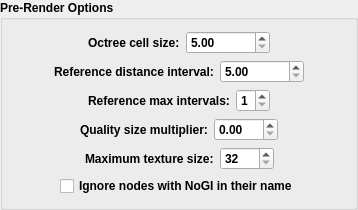
         <widget class="QGroupBox" name="gb_pre_render">
          <property name="font">
           <font>
            <weight>75</weight>
            <italic>false</italic>
            <bold>true</bold>
           </font>
          </property>
          <property name="title">
           <string>Pre-Render Options</string>
          </property>
          <layout class="QVBoxLayout" name="verticalLayout_7">
           <item>
            <layout class="QHBoxLayout" name="horizontalLayout">
             <item>
              <spacer name="horizontalSpacer_3">
               <property name="orientation">
                <enum>Qt::Horizontal</enum>
               </property>
               <property name="sizeHint" stdset="0">
                <size>
                 <width>40</width>
                 <height>20</height>
                </size>
               </property>
              </spacer>
             </item>
             <item>
              <widget class="QLabel" name="label_18">
               <property name="text">
                <string>Octree cell size:</string>
               </property>
              </widget>
             </item>
             <item>
              <widget class="QDoubleSpinBox" name="dsb_octree_cell_size">
               <property name="toolTip">
                <string>&lt;html&gt;&lt;head/&gt;&lt;body&gt;&lt;p align=&quot;center&quot;&gt;&lt;span style=&quot; font-weight:600; text-decoration: underline;&quot;&gt;Octree cell size&lt;/span&gt;&lt;/p&gt;&lt;p&gt;The minimum cell size the algorithm's octree will use to detect when to create a GI Group. The algorithm works in &amp;quot;cells&amp;quot; around the world of certain dimensions to detect how to distribute the higher quality levels and generate the lower quality ones. The cell size determines how small the groups can normally be. Notice however this size will get scaled up by a certain amount of intervals if it's far away from the reference path.&lt;/p&gt;&lt;p&gt;In more technical terms, it creates an Octree using the bounding box of the entire stage with the minimum node size being the cell size. Going up the Octree one level determines what groups are under the lower quality level GI Groups.&lt;/p&gt;&lt;p&gt;&lt;span style=&quot; font-weight:600;&quot;&gt;Values around 50 and 100 are pretty good estimates&lt;/span&gt; to get a good group distribution on a stage with the size and density of nodes the game has. The only reason you'd have to modify this is if you want more or less GI Groups being generated in general.&lt;/p&gt;&lt;/body&gt;&lt;/html&gt;</string>
               </property>
               <property name="decimals">
                <number>2</number>
               </property>
               <property name="minimum">
                <double>5.000000000000000</double>
               </property>
               <property name="maximum">
                <double>100000.000000000000000</double>
               </property>
               <property name="singleStep">
                <double>5.000000000000000</double>
               </property>
              </widget>
             </item>
             <item>
              <spacer name="horizontalSpacer_4">
               <property name="orientation">
                <enum>Qt::Horizontal</enum>
               </property>
               <property name="sizeHint" stdset="0">
                <size>
                 <width>40</width>
                 <height>20</height>
                </size>
               </property>
              </spacer>
             </item>
            </layout>
           </item>
           <item>
            <layout class="QHBoxLayout" name="horizontalLayout_11">
             <item>
              <spacer name="horizontalSpacer_14">
               <property name="orientation">
                <enum>Qt::Horizontal</enum>
               </property>
               <property name="sizeHint" stdset="0">
                <size>
                 <width>40</width>
                 <height>20</height>
                </size>
               </property>
              </spacer>
             </item>
             <item>
              <widget class="QLabel" name="label_23">
               <property name="text">
                <string>Reference distance interval:</string>
               </property>
              </widget>
             </item>
             <item>
              <widget class="QDoubleSpinBox" name="dsb_reference_distance_interval">
               <property name="toolTip">
                <string>&lt;html&gt;&lt;head/&gt;&lt;body&gt;&lt;p align=&quot;center&quot;&gt;&lt;span style=&quot; font-weight:600; text-decoration: underline;&quot;&gt;Reference distance interval&lt;/span&gt;&lt;/p&gt;&lt;p&gt;&lt;span style=&quot; font-weight:600;&quot;&gt;Only applicable if you have a reference path.&lt;/span&gt;&lt;/p&gt;&lt;p&gt;The distance of each quality interval from the reference path chosen. To help with resolution / group distribution be more consistent with how far away stuff is from the play area, quality intervals are used as multipliers / scalers of the cell size and the texture resolution. Whenever a node is a certain amount of intervals away from the reference path, its minimum cell size will be increased and the chosen texture size will be decreased based on the quality interval.&lt;/p&gt;&lt;p&gt;The closest distance of the terrain node that is being processed to the path is divided by this distance interval, and the resulting quality interval is calculated from that plus 1. e.g. if the interval is 100, and the node is 150 meters away from the path, the resulting quality interval is 1.5, truncated to 1 and plus 1 equals 2. Therefore, the texture resolution is downscaled by half, and the group size is doubled.&lt;/p&gt;&lt;p&gt;This value is a way to ensure the nodes closest to your reference path are given higher priority and better texture resolution than the ones far away. Increasing and decreasing it will increase or decrease the priority radius around the path.&lt;/p&gt;&lt;p&gt;&lt;span style=&quot; font-weight:600;&quot;&gt;Values around 75 and 125 are pretty good estimates in general&lt;/span&gt;.&lt;/p&gt;&lt;/body&gt;&lt;/html&gt;</string>
               </property>
               <property name="decimals">
                <number>2</number>
               </property>
               <property name="minimum">
                <double>5.000000000000000</double>
               </property>
               <property name="maximum">
                <double>100000.000000000000000</double>
               </property>
               <property name="singleStep">
                <double>5.000000000000000</double>
               </property>
              </widget>
             </item>
             <item>
              <spacer name="horizontalSpacer_16">
               <property name="orientation">
                <enum>Qt::Horizontal</enum>
               </property>
               <property name="sizeHint" stdset="0">
                <size>
                 <width>40</width>
                 <height>20</height>
                </size>
               </property>
              </spacer>
             </item>
            </layout>
           </item>
           <item>
            <layout class="QHBoxLayout" name="horizontalLayout_24">
             <item>
              <spacer name="horizontalSpacer_35">
               <property name="orientation">
                <enum>Qt::Horizontal</enum>
               </property>
               <property name="sizeHint" stdset="0">
                <size>
                 <width>40</width>
                 <height>20</height>
                </size>
               </property>
              </spacer>
             </item>
             <item>
              <widget class="QLabel" name="label_24">
               <property name="text">
                <string>Reference max intervals:</string>
               </property>
              </widget>
             </item>
             <item>
              <widget class="QSpinBox" name="sb_reference_max_intervals">
               <property name="toolTip">
                <string>&lt;html&gt;&lt;head/&gt;&lt;body&gt;&lt;p align=&quot;center&quot;&gt;&lt;span style=&quot; font-weight:600; text-decoration: underline;&quot;&gt;Reference max intervals&lt;/span&gt;&lt;/p&gt;&lt;p&gt;&lt;span style=&quot; font-weight:600;&quot;&gt;Only applicable if you have a reference path.&lt;/span&gt;&lt;/p&gt;&lt;p&gt;Controls how many quality intervals are supported. &lt;span style=&quot; font-weight:600;&quot;&gt;You normally don't want this to go beyond 3&lt;/span&gt;, but it might be applicable to stages with a ridiculous amount of far away and huge geometry.&lt;/p&gt;&lt;p&gt;For an explanation of how quality interval works, read the tooltip for &lt;span style=&quot; font-weight:600;&quot;&gt;Reference distance interval&lt;/span&gt;.&lt;/p&gt;&lt;p&gt;Dropping this value down to 1 will disable quality intervals altogether.&lt;/p&gt;&lt;/body&gt;&lt;/html&gt;</string>
               </property>
               <property name="minimum">
                <number>1</number>
               </property>
               <property name="maximum">
                <number>6</number>
               </property>
              </widget>
             </item>
             <item>
              <spacer name="horizontalSpacer_36">
               <property name="orientation">
                <enum>Qt::Horizontal</enum>
               </property>
               <property name="sizeHint" stdset="0">
                <size>
                 <width>40</width>
                 <height>20</height>
                </size>
               </property>
              </spacer>
             </item>
            </layout>
           </item>
           <item>
            <layout class="QHBoxLayout" name="horizontalLayout_6">
             <item>
              <spacer name="horizontalSpacer_9">
               <property name="orientation">
                <enum>Qt::Horizontal</enum>
               </property>
               <property name="sizeHint" stdset="0">
                <size>
                 <width>40</width>
                 <height>20</height>
                </size>
               </property>
              </spacer>
             </item>
             <item>
              <widget class="QLabel" name="label_20">
               <property name="text">
                <string>Quality size multiplier:</string>
               </property>
              </widget>
             </item>
             <item>
              <widget class="QDoubleSpinBox" name="dsb_quality_size_multiplier">
               <property name="toolTip">
                <string>&lt;html&gt;&lt;head/&gt;&lt;body&gt;&lt;p align=&quot;center&quot;&gt;&lt;span style=&quot; font-weight:600; text-decoration: underline;&quot;&gt;Quality size multiplier&lt;/span&gt;&lt;/p&gt;&lt;p&gt;Multiplier that controls the resolution that will be chosen for a node. The radius of the node's bounding sphere will be multiplied by this value, and the next biggest power of two value will be chosen.&lt;/p&gt;&lt;p&gt;Values like&lt;span style=&quot; font-weight:600;&quot;&gt; 4-8s&lt;/span&gt; are normally good if you do not use a reference path and want to try low resolution stuff first, but more advanced and finely tuned stages that use reference paths can go all the way up to the &lt;span style=&quot; font-weight:600;&quot;&gt;15-20s &lt;/span&gt;and push the game to its limits.&lt;/p&gt;&lt;p&gt;A good texture resolution distribution will always be very reliant on how good your terrain node distribution normally is. e.g. not huge merged nodes, but individual objects and parts that make sense and allow for getting good GI quality out of low-ish resolution maps.&lt;/p&gt;&lt;/body&gt;&lt;/html&gt;</string>
               </property>
               <property name="decimals">
                <number>2</number>
               </property>
               <property name="minimum">
                <double>0.000000000000000</double>
               </property>
               <property name="maximum">
                <double>100.000000000000000</double>
               </property>
               <property name="singleStep">
                <double>1.000000000000000</double>
               </property>
              </widget>
             </item>
             <item>
              <spacer name="horizontalSpacer_10">
               <property name="orientation">
                <enum>Qt::Horizontal</enum>
               </property>
               <property name="sizeHint" stdset="0">
                <size>
                 <width>40</width>
                 <height>20</height>
                </size>
               </property>
              </spacer>
             </item>
            </layout>
           </item>
           <item>
            <layout class="QHBoxLayout" name="horizontalLayout_8">
             <item>
              <spacer name="horizontalSpacer_11">
               <property name="orientation">
                <enum>Qt::Horizontal</enum>
               </property>
               <property name="sizeHint" stdset="0">
                <size>
                 <width>40</width>
                 <height>20</height>
                </size>
               </property>
              </spacer>
             </item>
             <item>
              <widget class="QLabel" name="label_21">
               <property name="text">
                <string>Maximum texture size:</string>
               </property>
              </widget>
             </item>
             <item>
              <widget class="QPowTwoSpinbox" name="sb_max_texture_size">
               <property name="toolTip">
                <string>&lt;html&gt;&lt;head/&gt;&lt;body&gt;&lt;p align=&quot;center&quot;&gt;&lt;span style=&quot; font-weight:600; text-decoration: underline;&quot;&gt;Maximum texture size&lt;/span&gt;&lt;/p&gt;&lt;p&gt;The maximum texture size a node can use, both horizontally and vertically. Can only be powers of two.&lt;/p&gt;&lt;p&gt;If you're unsure on what to use, &lt;span style=&quot; font-weight:600;&quot;&gt;1024 is normally a good value to try first&lt;/span&gt;.&lt;/p&gt;&lt;/body&gt;&lt;/html&gt;</string>
               </property>
               <property name="minimum">
                <number>32</number>
               </property>
               <property name="maximum">
                <number>8192</number>
               </property>
              </widget>
             </item>
             <item>
              <spacer name="horizontalSpacer_12">
               <property name="orientation">
                <enum>Qt::Horizontal</enum>
               </property>
               <property name="sizeHint" stdset="0">
                <size>
                 <width>40</width>
                 <height>20</height>
                </size>
               </property>
              </spacer>
             </item>
            </layout>
           </item>
           <item>
            <layout class="QHBoxLayout" name="horizontalLayout_20">
             <item>
              <spacer name="horizontalSpacer_26">
               <property name="orientation">
                <enum>Qt::Horizontal</enum>
               </property>
               <property name="sizeHint" stdset="0">
                <size>
                 <width>40</width>
                 <height>20</height>
                </size>
               </property>
              </spacer>
             </item>
             <item>
              <widget class="QCheckBox" name="chk_no_gi_nodes">
               <property name="toolTip">
                <string>&lt;html&gt;&lt;head/&gt;&lt;body&gt;&lt;p align=&quot;center&quot;&gt;&lt;span style=&quot; font-weight:600; text-decoration: underline;&quot;&gt;Ignore nodes with NoGI in their name&lt;/span&gt;&lt;/p&gt;&lt;p&gt;Controls whether nodes with the NoGI string in their name should be ignored or not when creating GI groups. Sometimes creating GI for certain nodes just makes things more difficult than it helps, so this option will get rid of said nodes when processing the GI Groups and assigning textures. This option is &lt;span style=&quot; font-weight:600;&quot;&gt;case-sensitive&lt;/span&gt;.&lt;/p&gt;&lt;p&gt;Effects like fake light shafts, transparency effects or others can be very hard to render GI for properly or look worse altogether, and some shaders just don't have versions that support GI whatsoever.&lt;/p&gt;&lt;p&gt;&lt;span style=&quot; font-weight:600;&quot;&gt;If you did not account for this when naming the nodes, you can ignore this option&lt;/span&gt;.&lt;/p&gt;&lt;/body&gt;&lt;/html&gt;</string>
               </property>
               <property name="text">
                <string>Ignore nodes with NoGI in their name</string>
               </property>
              </widget>
             </item>
             <item>
              <spacer name="horizontalSpacer_27">
               <property name="orientation">
                <enum>Qt::Horizontal</enum>
               </property>
               <property name="sizeHint" stdset="0">
                <size>
                 <width>40</width>
                 <height>20</height>
                </size>
               </property>
              </spacer>
             </item>
            </layout>
           </item>
          </layout>
         </widget>
